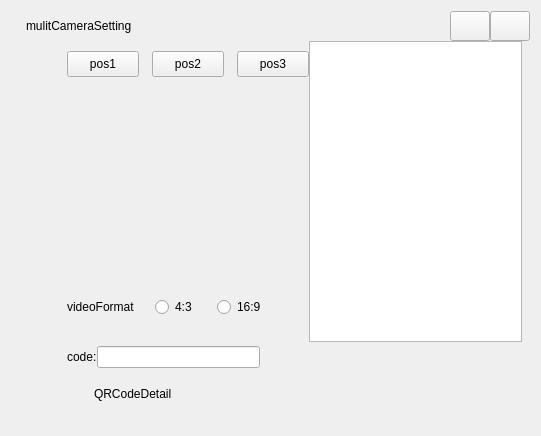
<?xml version="1.0" encoding="UTF-8"?>
<ui version="4.0">
 <class>WebCameraSettingPage</class>
 <widget class="QWidget" name="WebCameraSettingPage">
  <property name="geometry">
   <rect>
    <x>0</x>
    <y>0</y>
    <width>538</width>
    <height>436</height>
   </rect>
  </property>
  <property name="windowTitle">
   <string>WebCameraSettingPage</string>
  </property>
  <layout class="QVBoxLayout" name="verticalLayout_3">
   <item>
    <widget class="QWidget" name="widget" native="true">
     <property name="minimumSize">
      <size>
       <width>519</width>
       <height>380</height>
      </size>
     </property>
     <layout class="QVBoxLayout" name="verticalLayout_2">
      <property name="spacing">
       <number>0</number>
      </property>
      <property name="leftMargin">
       <number>0</number>
      </property>
      <property name="topMargin">
       <number>0</number>
      </property>
      <property name="rightMargin">
       <number>0</number>
      </property>
      <property name="bottomMargin">
       <number>0</number>
      </property>
      <item>
       <widget class="QWidget" name="widget_titleBar" native="true">
        <property name="minimumSize">
         <size>
          <width>0</width>
          <height>0</height>
         </size>
        </property>
        <property name="maximumSize">
         <size>
          <width>16777215</width>
          <height>30</height>
         </size>
        </property>
        <layout class="QHBoxLayout" name="horizontalLayout">
         <property name="spacing">
          <number>0</number>
         </property>
         <property name="leftMargin">
          <number>15</number>
         </property>
         <property name="topMargin">
          <number>0</number>
         </property>
         <property name="rightMargin">
          <number>0</number>
         </property>
         <property name="bottomMargin">
          <number>0</number>
         </property>
         <item>
          <widget class="QLabel" name="label_webCameraSettingTitle">
           <property name="sizePolicy">
            <sizepolicy hsizetype="Expanding" vsizetype="Expanding">
             <horstretch>0</horstretch>
             <verstretch>0</verstretch>
            </sizepolicy>
           </property>
           <property name="minimumSize">
            <size>
             <width>0</width>
             <height>30</height>
            </size>
           </property>
           <property name="maximumSize">
            <size>
             <width>16777215</width>
             <height>30</height>
            </size>
           </property>
           <property name="text">
            <string>mulitCameraSetting</string>
           </property>
          </widget>
         </item>
         <item>
          <widget class="QPushButton" name="pushButton_minSize">
           <property name="sizePolicy">
            <sizepolicy hsizetype="Minimum" vsizetype="Expanding">
             <horstretch>0</horstretch>
             <verstretch>0</verstretch>
            </sizepolicy>
           </property>
           <property name="toolTip">
            <string>minSize</string>
           </property>
           <property name="text">
            <string/>
           </property>
          </widget>
         </item>
         <item>
          <widget class="QPushButton" name="pushButton_close">
           <property name="sizePolicy">
            <sizepolicy hsizetype="Minimum" vsizetype="Expanding">
             <horstretch>0</horstretch>
             <verstretch>0</verstretch>
            </sizepolicy>
           </property>
           <property name="toolTip">
            <string>close</string>
           </property>
           <property name="text">
            <string/>
           </property>
          </widget>
         </item>
        </layout>
       </widget>
      </item>
      <item>
       <layout class="QVBoxLayout" name="verticalLayout_6">
        <property name="spacing">
         <number>0</number>
        </property>
        <property name="leftMargin">
         <number>56</number>
        </property>
        <property name="topMargin">
         <number>0</number>
        </property>
        <property name="rightMargin">
         <number>8</number>
        </property>
        <property name="bottomMargin">
         <number>24</number>
        </property>
        <item>
         <layout class="QHBoxLayout" name="horizontalLayout_19">
          <property name="spacing">
           <number>0</number>
          </property>
          <item>
           <layout class="QVBoxLayout" name="verticalLayout">
            <property name="spacing">
             <number>0</number>
            </property>
            <item>
             <layout class="QHBoxLayout" name="horizontalLayout_6">
              <property name="spacing">
               <number>13</number>
              </property>
              <item>
               <widget class="QPushButton" name="pushButton_pos1">
                <property name="maximumSize">
                 <size>
                  <width>72</width>
                  <height>26</height>
                 </size>
                </property>
                <property name="text">
                 <string>pos1</string>
                </property>
               </widget>
              </item>
              <item>
               <widget class="QPushButton" name="pushButton_pos2">
                <property name="maximumSize">
                 <size>
                  <width>72</width>
                  <height>26</height>
                 </size>
                </property>
                <property name="text">
                 <string>pos2</string>
                </property>
               </widget>
              </item>
              <item>
               <widget class="QPushButton" name="pushButton_pos3">
                <property name="minimumSize">
                 <size>
                  <width>0</width>
                  <height>26</height>
                 </size>
                </property>
                <property name="maximumSize">
                 <size>
                  <width>72</width>
                  <height>26</height>
                 </size>
                </property>
                <property name="text">
                 <string>pos3</string>
                </property>
               </widget>
              </item>
             </layout>
            </item>
            <item>
             <widget class="UserSeatVideoWnd" name="videoWidget" native="true">
              <property name="enabled">
               <bool>true</bool>
              </property>
              <property name="sizePolicy">
               <sizepolicy hsizetype="Preferred" vsizetype="Preferred">
                <horstretch>0</horstretch>
                <verstretch>0</verstretch>
               </sizepolicy>
              </property>
              <property name="minimumSize">
               <size>
                <width>242</width>
                <height>182</height>
               </size>
              </property>
              <property name="maximumSize">
               <size>
                <width>242</width>
                <height>182</height>
               </size>
              </property>
             </widget>
            </item>
            <item>
             <layout class="QHBoxLayout" name="horizontalLayout_7">
              <property name="spacing">
               <number>20</number>
              </property>
              <property name="topMargin">
               <number>18</number>
              </property>
              <property name="bottomMargin">
               <number>15</number>
              </property>
              <item>
               <widget class="QLabel" name="label_videoFormat">
                <property name="text">
                 <string>videoFormat</string>
                </property>
               </widget>
              </item>
              <item>
               <widget class="QRadioButton" name="radioButton_4_3">
                <property name="text">
                 <string>4:3</string>
                </property>
               </widget>
              </item>
              <item>
               <widget class="QRadioButton" name="radioButton_16_9">
                <property name="text">
                 <string>16:9</string>
                </property>
               </widget>
              </item>
              <item>
               <spacer name="horizontalSpacer_2">
                <property name="orientation">
                 <enum>Qt::Horizontal</enum>
                </property>
                <property name="sizeHint" stdset="0">
                 <size>
                  <width>40</width>
                  <height>20</height>
                 </size>
                </property>
               </spacer>
              </item>
             </layout>
            </item>
           </layout>
          </item>
          <item>
           <widget class="QListWidget" name="listWidget_webCameraList">
            <property name="selectionMode">
             <enum>QAbstractItemView::NoSelection</enum>
            </property>
            <property name="selectionBehavior">
             <enum>QAbstractItemView::SelectItems</enum>
            </property>
           </widget>
          </item>
         </layout>
        </item>
        <item>
         <layout class="QHBoxLayout" name="horizontalLayout_8">
          <property name="spacing">
           <number>0</number>
          </property>
          <item>
           <widget class="QLabel" name="label_code">
            <property name="text">
             <string>code:</string>
            </property>
           </widget>
          </item>
          <item>
           <layout class="QHBoxLayout" name="horizontalLayout_2">
            <property name="spacing">
             <number>20</number>
            </property>
            <item>
             <widget class="QLineEdit" name="editCameraCode"/>
            </item>
            <item>
             <widget class="ClickableLabel" name="label_codeIcon">
              <property name="minimumSize">
               <size>
                <width>30</width>
                <height>30</height>
               </size>
              </property>
              <property name="text">
               <string/>
              </property>
             </widget>
            </item>
           </layout>
          </item>
          <item>
           <spacer name="horizontalSpacer">
            <property name="orientation">
             <enum>Qt::Horizontal</enum>
            </property>
            <property name="sizeHint" stdset="0">
             <size>
              <width>40</width>
              <height>20</height>
             </size>
            </property>
           </spacer>
          </item>
         </layout>
        </item>
        <item>
         <layout class="QHBoxLayout" name="horizontalLayout_17">
          <property name="spacing">
           <number>10</number>
          </property>
          <property name="topMargin">
           <number>15</number>
          </property>
          <property name="bottomMargin">
           <number>0</number>
          </property>
          <item>
           <widget class="QLabel" name="label_classroomSettingHint">
            <property name="maximumSize">
             <size>
              <width>17</width>
              <height>17</height>
             </size>
            </property>
            <property name="text">
             <string/>
            </property>
           </widget>
          </item>
          <item>
           <widget class="QLabel" name="label_QRCodeDetail">
            <property name="text">
             <string>QRCodeDetail</string>
            </property>
           </widget>
          </item>
         </layout>
        </item>
       </layout>
      </item>
     </layout>
    </widget>
   </item>
  </layout>
 </widget>
 <layoutdefault spacing="6" margin="11"/>
 <customwidgets>
  <customwidget>
   <class>UserSeatVideoWnd</class>
   <extends>QWidget</extends>
   <header location="global">userseatvideownd.h</header>
   <container>1</container>
  </customwidget>
  <customwidget>
   <class>ClickableLabel</class>
   <extends>QLabel</extends>
   <header location="global">clickablelabel.h</header>
  </customwidget>
 </customwidgets>
 <resources/>
 <connections>
  <connection>
   <sender>pushButton_close</sender>
   <signal>clicked()</signal>
   <receiver>WebCameraSettingPage</receiver>
   <slot>closeBtnClicked()</slot>
   <hints>
    <hint type="sourcelabel">
     <x>527</x>
     <y>39</y>
    </hint>
    <hint type="destinationlabel">
     <x>439</x>
     <y>66</y>
    </hint>
   </hints>
  </connection>
  <connection>
   <sender>pushButton_pos1</sender>
   <signal>clicked()</signal>
   <receiver>WebCameraSettingPage</receiver>
   <slot>posOneBtnClicked()</slot>
   <hints>
    <hint type="sourcelabel">
     <x>107</x>
     <y>59</y>
    </hint>
    <hint type="destinationlabel">
     <x>150</x>
     <y>-2</y>
    </hint>
   </hints>
  </connection>
  <connection>
   <sender>pushButton_pos2</sender>
   <signal>clicked()</signal>
   <receiver>WebCameraSettingPage</receiver>
   <slot>posTwoBtnClicked()</slot>
   <hints>
    <hint type="sourcelabel">
     <x>203</x>
     <y>62</y>
    </hint>
    <hint type="destinationlabel">
     <x>317</x>
     <y>-2</y>
    </hint>
   </hints>
  </connection>
  <connection>
   <sender>pushButton_pos3</sender>
   <signal>clicked()</signal>
   <receiver>WebCameraSettingPage</receiver>
   <slot>posThrBtnClicked()</slot>
   <hints>
    <hint type="sourcelabel">
     <x>277</x>
     <y>67</y>
    </hint>
    <hint type="destinationlabel">
     <x>536</x>
     <y>119</y>
    </hint>
   </hints>
  </connection>
  <connection>
   <sender>radioButton_4_3</sender>
   <signal>clicked()</signal>
   <receiver>WebCameraSettingPage</receiver>
   <slot>vdsOneBtnClicked()</slot>
   <hints>
    <hint type="sourcelabel">
     <x>173</x>
     <y>305</y>
    </hint>
    <hint type="destinationlabel">
     <x>226</x>
     <y>395</y>
    </hint>
   </hints>
  </connection>
  <connection>
   <sender>radioButton_16_9</sender>
   <signal>clicked()</signal>
   <receiver>WebCameraSettingPage</receiver>
   <slot>vdsTwoBtnClicked()</slot>
   <hints>
    <hint type="sourcelabel">
     <x>279</x>
     <y>302</y>
    </hint>
    <hint type="destinationlabel">
     <x>390</x>
     <y>396</y>
    </hint>
   </hints>
  </connection>
 </connections>
 <slots>
  <slot>closeBtnClicked()</slot>
  <slot>posOneBtnClicked()</slot>
  <slot>posTwoBtnClicked()</slot>
  <slot>posThrBtnClicked()</slot>
  <slot>vdsOneBtnClicked()</slot>
  <slot>vdsTwoBtnClicked()</slot>
 </slots>
</ui>
